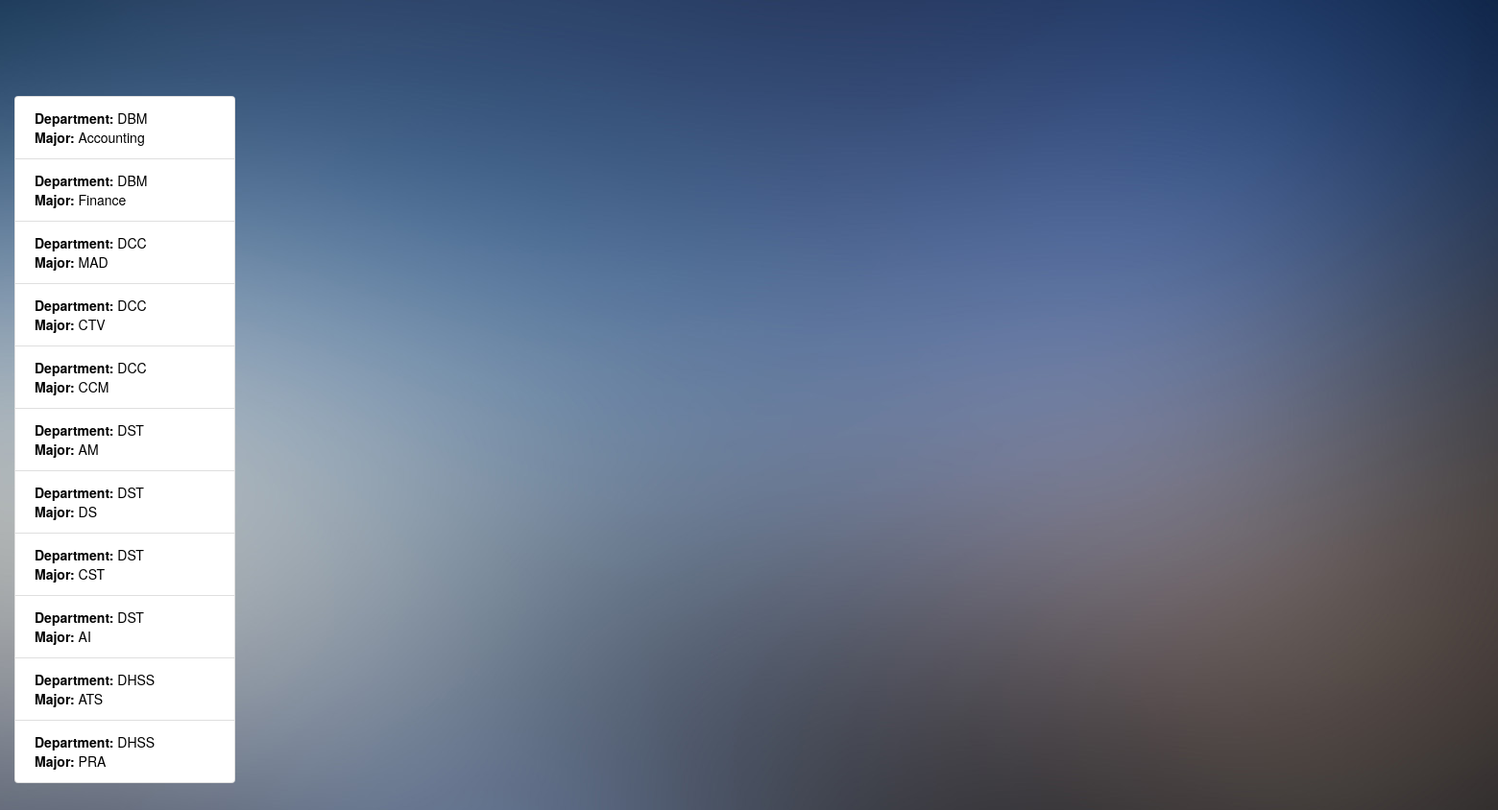
Page /poster_set/ on the committed database.
### user/models.py (models this page shows)
class Grade(models.Model):
    id = models.UUIDField(default=uuid4, primary_key=True)
    college = models.CharField(max_length=256, null=False, blank=False)
    major = models.CharField(max_length=256, null=False, blank=False)
    poster_number = models.IntegerField(default=1)

### user/views.py (the view)
# urls.py: path('poster_set/', poster_set),
def poster_set(request):
    grades = Grade.objects.all()
    grades_list = []
    for g in grades:
        query_set = Poster.objects.filter(grade=g.id).exclude(one_score_number=0).order_by('-two_score_avg')
        grades_list.append({
            'college': g.college, 'posters': query_set[:g.poster_number], 'major': g.major
        })
    data = {
        'posters': grades_list, 'grades': [(i.college, i.major) for i in grades]
    }
    return render(request, 'new_poster_set.html', context=data)

### user/models.py (called while the page is built)
    @property
    def one_score(self):
        return self.one_score_avg

    @property
    def two_score(self):
        return self.two_score_avg

### template/new_poster_set.html (shortened to what this page needs)
{% extends 'base.html' %}
{% block body %}
    <div class="row">
        <div class="col-2">
            <div class="list-group" id="list-tab" role="tablist">
                {% for c, m in grades %}
                    <a class="list-group-item list-group-item-action" data-toggle="list"
                   href="#list-{{ c }}-{{ m }}" role="tab"><strong>Department: </strong>{{ c }}<br><strong>Major: </strong>{{ m }}</a>
                {% endfor %}
            </div>
        </div>
        <div class="col-10">
        </div>
    </div>
{% endblock %}

### static/css/layui.css (style rules this page uses)
a,body { color:#333 }
blockquote,body,button,dd,div,dl,dt,form,h1,h2,h3,h4,h5,h6,input,li,ol,p,pre,td,textarea,th,ul { margin:0;padding:0;-webkit-tap-highlight-color:rgba(0,0,0,0) }
body { line-height:1.6;color:rgba(0,0,0,.85);font:14px Helvetica Neue,Helvetica,PingFang SC,Tahoma,Arial,sans-serif }
a { text-decoration:none }

### static/css/web.css (style rules this page uses)
body { background: url('/static/img/bg.jpg') no-repeat top center fixed; }
a:hover, a:link, a:visited, a:active, a:focus { color: #000; text-decoration: none; }

### rows in the picture
Grade: grades "DBM", grades "Accounting"
Grade: grades "DBM", grades "Finance"
Grade: grades "DCC", grades "MAD"
Grade: grades "DCC", grades "CTV"
Grade: grades "DCC", grades "CCM"
Grade: grades "DST", grades "AM"
Grade: grades "DST", grades "DS"
Grade: grades "DST", grades "CST"
Grade: grades "DST", grades "AI"
Grade: grades "DHSS", grades "ATS"
Grade: grades "DHSS", grades "PRA"
